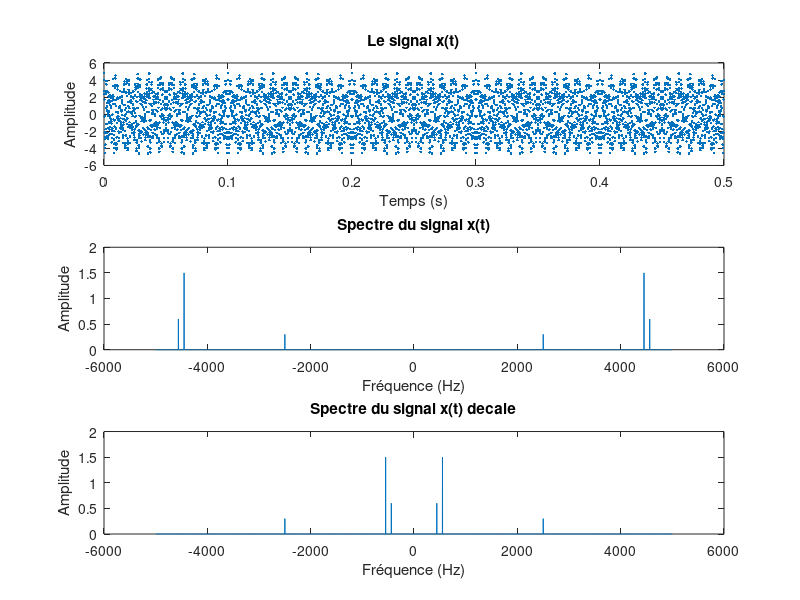
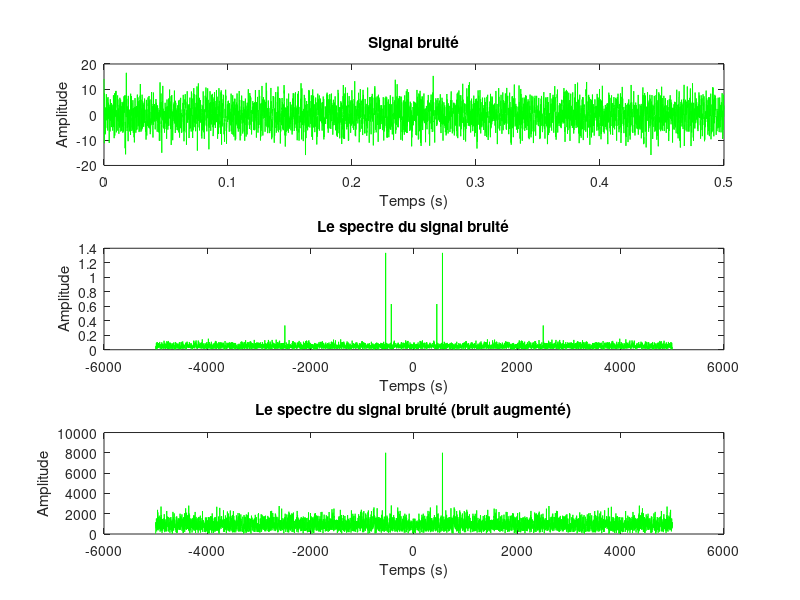

The MATLAB script that drew these images, in order: (Note: this script raises an error after producing the figures.)
        %   TP1- Analyse spectrale d’un x Transformée de Fourier discrète
clc;
clear all;
close all;

%%
fe = 10000; % Frequence d'echantillonnage 
N = 5000; % Nbr d'echantillons

t=0:1/fe:(N-1)/fe;

x = 1.2*cos(2*pi*440*t) + 3*cos(2*pi*550*t) + 0.6*cos(2*pi*2500*t);

x_Spectrum = abs(fft(x));
x_Spectrum = x_Spectrum / N; % Normalisation de la amplitudes de spectre
x_Spectrum_shifted = fftshift(  x_Spectrum    );

f= linspace(-fe/2, fe/2, N);


figure
    subplot(3,1,1)
        plot(t, x,'.')
        xlabel('Temps (s)')
        ylabel('Amplitude')
        title('Le signal x(t)')
    subplot(3,1,2)
        plot(f,x_Spectrum)
        xlabel('Fréquence (Hz)')
        ylabel('Amplitude') 
        title('Spectre du signal x(t)')
    subplot(3,1,3)
        plot(f,x_Spectrum_shifted)
        xlabel('Fréquence (Hz)')
        ylabel('Amplitude')
        title('Spectre du signal x(t) decale')

    
    
bruit=4*randn(size(x));

% sound(bruit)

Signal_bruite= x + bruit;   % superposition du bruit et du signal x(t)
    
Noised_X_Spectrum=abs(fft(Signal_bruite));
Noised_X_Spectrum=Noised_X_Spectrum/N; % Normalisation 

Noised_X_Spectrum_Shifted=fftshift(Noised_X_Spectrum);

bruit_augmente=15*randn(size(x));
Sig_Bruit_Aug_Spectrum=fftshift(abs(fft(bruit_augmente+x)));

figure
    subplot(3,1,1)
        plot(t, Signal_bruite,'g')
        xlabel('Temps (s)') 
        ylabel('Amplitude') 
        title('Signal bruité')
    subplot(3,1,2)
        plot(f, Noised_X_Spectrum_Shifted,'g')
        xlabel('Temps (s)')
        ylabel('Amplitude') 
        title('Le spectre du signal bruité')
    subplot(3,1,3)
        plot(f, Sig_Bruit_Aug_Spectrum,'g') %   ce stade les composantes fréquentielles du signal s'interférent avec celles du bruit => la distinction entre les deux est devenue impossible
        xlabel('Temps (s)') 
        ylabel('Amplitude') 
        title('Le spectre du signal bruité (bruit augmenté)')
        
%%

[signal,fs]=audioread('bluewhale.au');

Bluewhale_Sound = signal(  2.45e4:3.10e4   ); % Sous-ensemble de données correspondant au chant du rorqual bleu

tt=( 0:length(Bluewhale_Sound)-1    )*( 10/fs );

n = 2^nextpow2(length(Bluewhale_Sound)); % La longueur de signal qui est une puissance de 2

Bluewhale_Sound_Spectrum=fftshift(  abs(fft(Bluewhale_Sound,n)).^2 / (n*fs)    );

freq =  fs/2*linspace(-0.5,0.5,n);

figure
    subplot(2,1,1)
        plot(tt, Bluewhale_Sound)
        xlabel('Temps (s)')
        ylabel('Amplitude')
        title('Chant du rorqual bleu')
    subplot(2,1,2)
        plot(freq, Bluewhale_Sound_Spectrum)
        xlabel('Temps (s)')
        ylabel('Amplitude')
        title('Le spectre du chant du rorqual bleu')

% sound(Bluewhale_Sound, fs)



















